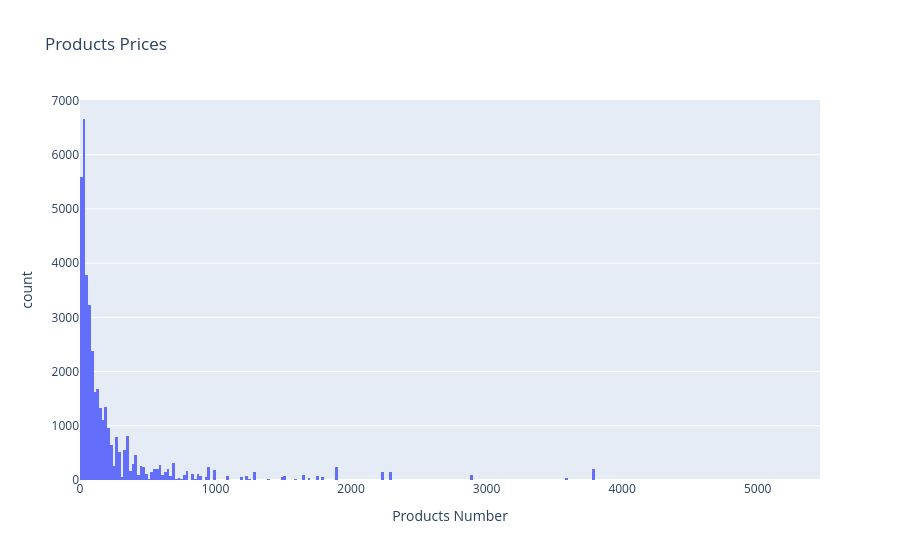
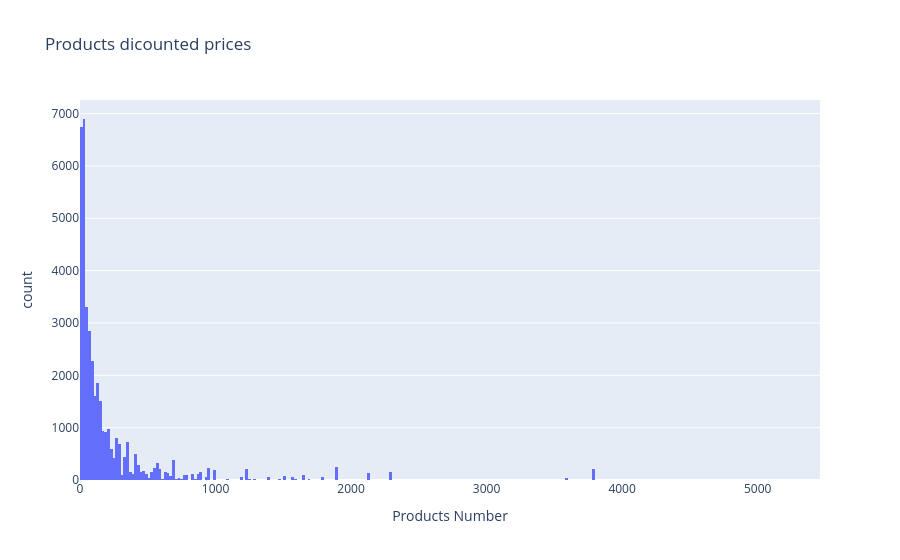

Notebook cell for these charts, in order:
### Code cell
px.histogram(data_frame=df , x = df['listed_price'] , title = 'Products Prices', labels = {'x': 'Products Number'}).show()
px.histogram(data_frame=df , x = df['Price_after_Discount'], title = 'Products dicounted prices', labels = {'x': 'Products Number'}).show()

### Figure 1 — Plotly figure (JSON) as saved in the notebook; plotly's stock layout.template omitted (floating-point values rounded to 4 significant figures; data arrays with more than 128 entries replaced by an {"elided": "..."} marker saying what was removed)
{"data": [{"bingroup": "x", "hovertemplate": "Products Number=%{x}<br>count=%{y}<extra></extra>", "legendgroup": "", "marker": {"color": "#636efa", "pattern": {"shape": ""}}, "name": "", "orientation": "v", "showlegend": false, "type": "histogram", "x": {"elided": "41651 float values"}, "xaxis": "x", "yaxis": "y"}], "layout": {"barmode": "relative", "legend": {"tracegroupgap": 0}, "title": {"text": "Products Prices"}, "xaxis": {"anchor": "y", "domain": [0, 1], "title": {"text": "Products Number"}}, "yaxis": {"anchor": "x", "domain": [0, 1], "title": {"text": "count"}}}}

### Figure 2 — Plotly figure (JSON) as saved in the notebook; plotly's stock layout.template omitted (floating-point values rounded to 4 significant figures; data arrays with more than 128 entries replaced by an {"elided": "..."} marker saying what was removed)
{"data": [{"bingroup": "x", "hovertemplate": "Products Number=%{x}<br>count=%{y}<extra></extra>", "legendgroup": "", "marker": {"color": "#636efa", "pattern": {"shape": ""}}, "name": "", "orientation": "v", "showlegend": false, "type": "histogram", "x": {"elided": "41651 float values"}, "xaxis": "x", "yaxis": "y"}], "layout": {"barmode": "relative", "legend": {"tracegroupgap": 0}, "title": {"text": "Products dicounted prices"}, "xaxis": {"anchor": "y", "domain": [0, 1], "title": {"text": "Products Number"}}, "yaxis": {"anchor": "x", "domain": [0, 1], "title": {"text": "count"}}}}
